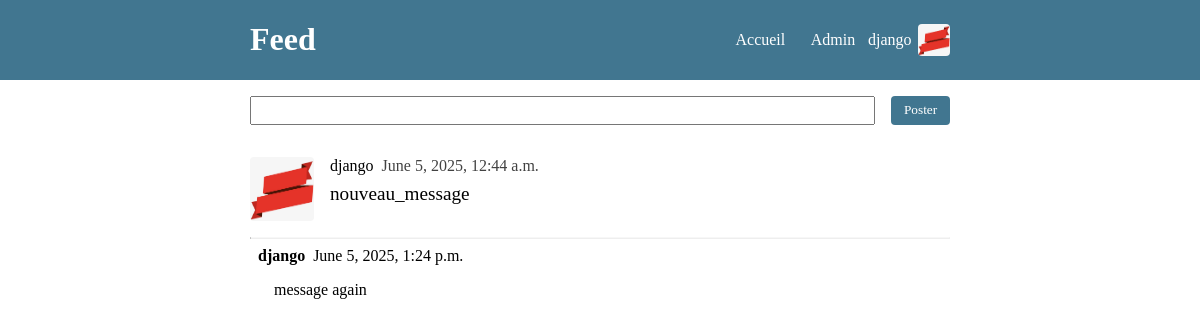
Screenshot of /3/ (signed in) with the database file from the repository.
### feed/models.py (models this page shows)
class Message(models.Model):
    content = models.CharField(max_length=280)
    created_at = models.DateTimeField(auto_now_add=True)
    user = models.ForeignKey(User, on_delete=models.CASCADE)
    reponse_to = models.ForeignKey('self', on_delete=models.PROTECT, null=True)

### feed/views.py (the view)
# urls.py: path('<int:id>/', views.details)
def details(request, id):
    if request.method == 'POST':
        content = request.POST.get('content')
        user = request.user
        Message.objects.create(content=content, user=user, reponse_to=Message.objects.get(id=id))
    context = {}
    context['message'] = Message.objects.get(id=id)
    context['comments'] = Message.objects.filter(reponse_to=id)
    return render(request, 'details.html', context=context)

### feed/templates/details.html
{% extends 'base.html' %}
{% block content %}
<div>
    <div>{% include 'form.html' with action=request.path %}</div>
    <div>{% include 'message.html' with message=message %}</div>
    {% for comment in comments %}
    <div class="comment_container">
        <div class="comment_header">
            <div class="comment_username">{{ comment.user.username}}</div>
            <div>{{ comment.created_at }}</div>
        </div>
        <div class="comment_content">{{ comment.content }}</div>
    </div>
    {% endfor %}
</div>
{% endblock %}

### feed/templates/base.html (shortened to what this page needs)
{% load static %}
<!doctype html>
<html lang="en">
<head>
    <link rel="stylesheet" type="text/css" href="{% static 'css/style.css' %}" />
</head>
<body>
<header>
    <div id="header_container">
        <h1>Feed</h1>
        <nav id="nav_bar">
          <a href="/">Accueil</a>
          <a href="/admin/">Admin</a>
            {% if request.user.is_authenticated %}
            <div class="avatar_container">
                <span>{{ request.user.username }}</span>
                <img class="user_avatar" src="{% static 'images/image.jpg' %}" alt="{{ request.user.username }}"/>
            </div>
            {% else %}
            <a href="/admin/login/?next=/">Se connecter</a>
            {% endif %}
        </nav>
    </div>
</header>
<div id="container">
    {% block content %}
    {% endblock %}
</div>
</body>
</html>

### feed/templates/message.html
{% load static %}
<a href="/{{ message.id }}/" class="message_container">
         <img src="{% static 'images/image.jpg' %}" class="message_avatar" alt="{{ request.user }}"/>
    <div>
        <div class="message_header">
         <div class="username">{{message.user.username}}</div>
         <div class="created_at">{{message.created_at}}</div>
     </div>
     <div class="content">{{message.content}}</div>
    </div>
     </a>
<hr />

### feed/static/css/style.css (style rules this page uses)
* { font-family: verdana; }
body { margin: 0; }
hr { border-top: 1px solid #84848410; margin: 0; }
#container { width: 700px; margin: auto; }
header { background: #417690; color: white; }
#header_container { display: flex; align-items: center; justify-content: space-between; width: 700px; margin: auto; }
#nav_bar { display: flex; align-items: center; text-align: center; }
#nav_bar > a { color: white; text-decoration: none; padding: 0 0.8rem; }
.avatar_container { display:flex; align-items: center; }
.user_avatar { height: 32px; width: 32px; border-radius: 4px; margin-left: 0.4rem; }
.message_container { text-decoration: none; color: black; display: flex; flex: 1; padding: 1rem 0; }
.message_avatar { height: 64px; width:64px; border-radius: 4px; margin-right: 1rem; }
.message_header { display: flex; }
.username { font-weigth: bold; margin-right: 0.5rem; }
.created_at { color: #424242; }
.content { font-size: 1.2rem; padding: 0.5rem 0; }
.comment_container { margin:0.5rem; }
.comment_header { display: flex; }
.comment_username { font-weight: bold; margin-right: 0.5rem; }
.comment_content { padding: 1rem; }

### rows the page displays
Message: user.username "django", created_at "June 5, 2025, 12:44 a.m.", content "nouveau_message"
Message: user.username "django", created_at "June 5, 2025, 1:24 p.m.", content "message again"

### other values shown
{{ request.user.username }} "django"
